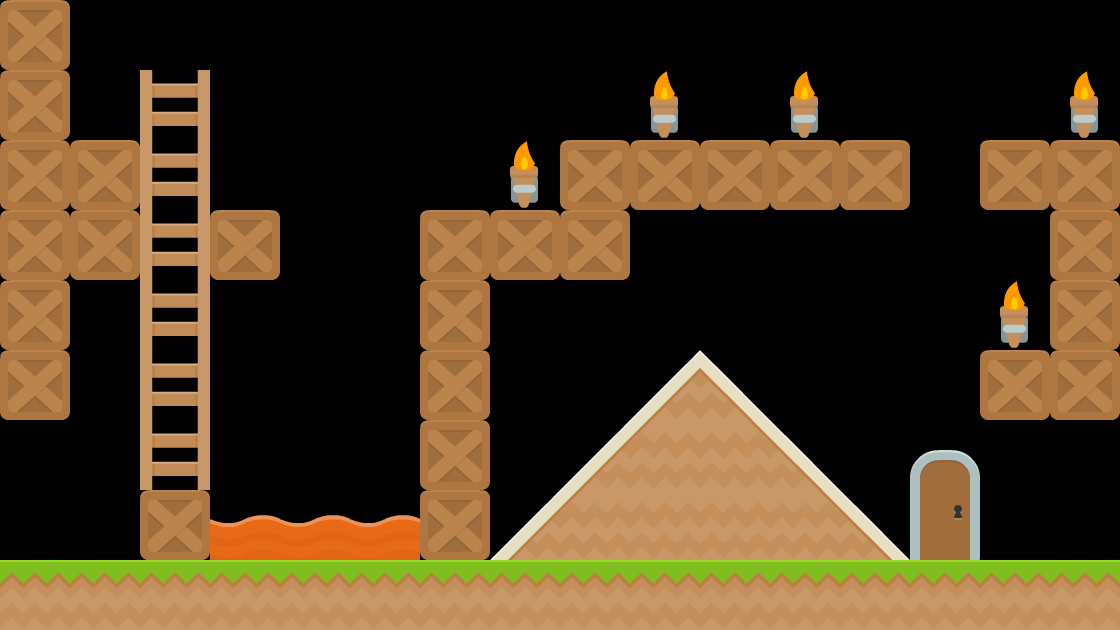

This game map was drawn from its Tiled (.tmx) file and the tilesets committed beside it. A one-line description and the trimmed map source follow:
An orthogonal 16x9 tile map with 70x70 px tiles, 2 tile layers (background, collision), 4 tilesets.

<map version="1.0" orientation="orthogonal" width="16" height="9" tilewidth="70" tileheight="70" backgroundcolor="#000000">
 <tileset firstgid="1" name="background-tiles_533100ea91c97" tilewidth="70" tileheight="70">
  <image source="../img/background-tiles.png" width="910" height="910" />
 </tileset>
 <tileset firstgid="170" name="solid-tile" tilewidth="70" tileheight="70">
  <image source="../img/solid-tile.png" width="70" height="70" />
  <tile id="0">
   <properties>
    <property name="type" value="solid" />
   </properties>
  </tile>
 </tileset>
 <tileset firstgid="171" name="background-tiles" tilewidth="70" tileheight="70">
  <image source="../img/background-tiles.png" width="910" height="910" />
 </tileset>
 <tileset firstgid="340" name="item-spritesheet" tilewidth="70" tileheight="70">
  <image source="../img/item-spritesheet.png" width="560" height="560" />
 </tileset>
 <layer name="background" width="16" height="9">
  <data>[144 cells, 72 non-empty, 12 distinct tile ids]</data>
 </layer>
 <layer name="collision" width="16" height="9" opacity="0">
  <data>[144 cells, 47 non-empty, 4 distinct tile ids]</data>
 </layer>
</map>
